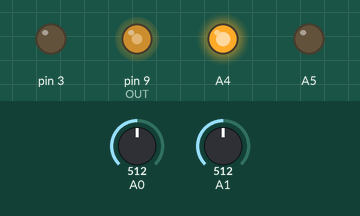
Bench run of a sketch on a simulated Arduino Uno, built with avr-gcc and run on an emulated ATmega328P. On the bench: output pins drawn as LEDs (lit = HIGH). The inputs (shaded band) are chosen by the test bench; at power-on: A1 = 512, A0 = 512. Random numbers use the default seed unless the sketch sets one.

Above: at 1.2 s.
1.3 s: A1 set to 54
4.3 s: A1 set to 46
At 5.1 s:
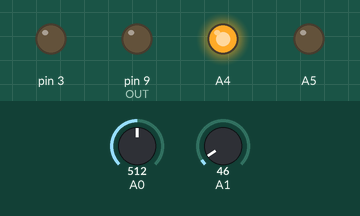
5.8 s: A1 set to 122
8.8 s: A0 set to 0
10.4 s: A1 set to 108
11.9 s: A1 set to 98
At 13.3 s:
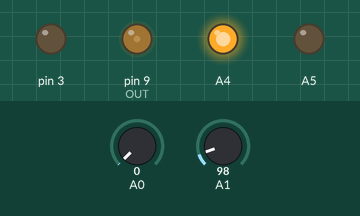
Timing chart, 0 to 14.4 s (numbered marks = the images above; inputs shaded):
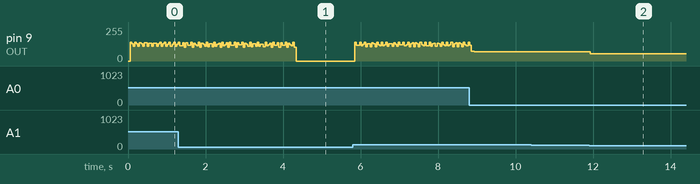

The sketch:

polymathbox2.ino
```cpp
/* Tomas de Camino Beck
    www.funcostarica.org
*/

#define OUT 9

float a = 0.0;
long lastMillis = millis();


void setup() {
  // put your setup code here, to run once:
  pinMode(A0, INPUT);
  pinMode(A1, INPUT);
  pinMode(9, OUTPUT);
  pinMode(3, OUTPUT);
  digitalWrite(3, LOW);
  pinMode(A5, OUTPUT);
  digitalWrite(A5,LOW);
  pinMode(A4,OUTPUT);
  digitalWrite(A4,HIGH);
}

void loop() {
  // put your main code here, to run repeatedly:
 // float p = float(analogRead(A0) + 1) / 5023;
  a += .001;
  int val2 = map(analogRead(A0), 0, 1023, 1, 80000);
  int val = map(analogRead(A1), 0, 1023, 0, 20);
  int t = random(15000);
  note(val2,val);
}

void note(int n, int l) {
  for (int i = 0; i < l; i ++) {
    triangle();
    delayMicroseconds(n);
    digitalWrite(OUT, LOW);
    delayMicroseconds(n);
  }
}

float sawTooth(float x, float period) {
  float st = -2 / PI * atan(1 / (tan((x * PI) / period)));
  return st;

}

void triangle() {
  for (int i = 0; i < 256; i +=5) {
    analogWrite(OUT, i);
  }
}
```

Measured:
- the behaviour switches between 52 and 51 on A1 (found by bisection; images 0 and 1)
- after the input at 10.4 s, every drawn part: stays the same
- after the input at 11.9 s, pin 9 (OUT): 68/255 → 53/255 at once
